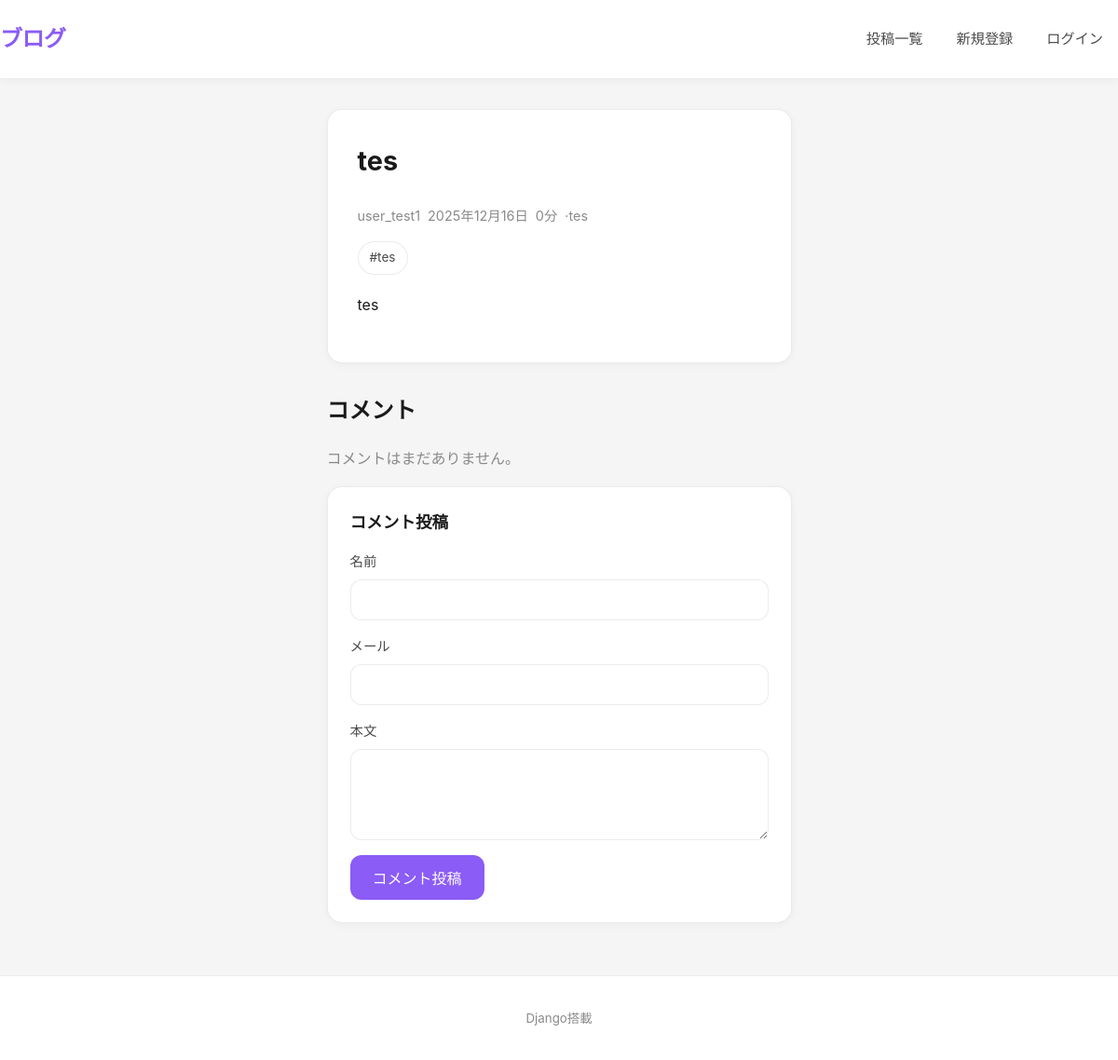
The app's page /tes/ with its own data.
### posts/models.py (models this page shows, shortened)
class Post(TimeStampedModel):
    class Status(models.TextChoices):
        DRAFT = 'draft', '下書き'
        PUBLISHED = 'published', '公開'
    title = models.CharField(max_length=200)
    slug = models.SlugField(max_length=220, unique=True)
    author = models.ForeignKey(
        settings.AUTH_USER_MODEL,
        on_delete=models.SET_NULL,
        null=True,
        blank=True,
        related_name='posts',
    )
    category = models.ForeignKey(
        Category,
        on_delete=models.SET_NULL,
        null=True,
        blank=True,
        related_name='posts',
    )
    tags = models.ManyToManyField(Tag, blank=True, related_name='posts')
    excerpt = models.TextField(blank=True)
    body = models.TextField()
    status = models.CharField(
        max_length=10,
        choices=Status.choices,
        default=Status.DRAFT,
        db_index=True,
    )
    published_at = models.DateTimeField(null=True, blank=True, db_index=True)
    objects = PostQuerySet.as_manager()
    class Meta:
        ordering = ['-published_at', '-created_at']
        indexes = [
            models.Index(fields=['status', '-published_at']),
        ]

class Category(TimeStampedModel):
    name = models.CharField(max_length=100, unique=True)
    slug = models.SlugField(max_length=120, unique=True)
    description = models.TextField(blank=True)
    class Meta:
        ordering = ['name']
    def get_absolute_url(self) -> str:
        return reverse('posts:category', kwargs={'slug': self.slug})

class Tag(TimeStampedModel):
    name = models.CharField(max_length=50, unique=True)
    slug = models.SlugField(max_length=60, unique=True)
    class Meta:
        ordering = ['name']
    def get_absolute_url(self) -> str:
        return reverse('posts:tag', kwargs={'slug': self.slug})

### posts/views.py (the view)
# urls.py: path('<slug:slug>/', PostDetailView.as_view(), name='post_detail'),
class PostDetailView(DetailView):
    model = Post
    template_name = 'posts/post_detail.html'
    context_object_name = 'post'
    slug_field = 'slug'
    slug_url_kwarg = 'slug'
    def get_queryset(self):
        return (
            Post.objects.published()
            .select_related('author', 'category')
            .prefetch_related('tags')
        )
    def get_context_data(self, **kwargs):
        context = super().get_context_data(**kwargs)
        context['comments'] = self.object.comments.public()
        context['form'] = CommentForm()
        return context

### comments/forms.py
class CommentForm(forms.ModelForm):
    class Meta:
        model = Comment
        fields = ('name', 'email', 'body')
        widgets = {
            'name': forms.TextInput(attrs={'autocomplete': 'name'}),
            'email': forms.EmailInput(attrs={'autocomplete': 'email'}),
            'body': forms.Textarea(attrs={'rows': 4}),
        }

### comments/models.py (called while the page is built)
    def public(self):
        return self.filter(is_public=True)

### posts/models.py (called while the page is built)
    def published(self):
        now = timezone.now()
        return self.filter(
            status=Post.Status.PUBLISHED,
            published_at__isnull=False,
            published_at__lte=now,
        )

### templates/posts/post_detail.html (shortened to what this page needs)
{% extends "base.html" %}
{% block content %}
  <article class="post">
    <h1 class="page-title">{{ post.title }}</h1>
    <div class="meta">
      {% if post.author %}
        <span>{{ post.author.username }}</span>
      {% endif %}
      {% if post.published_at %}
        <span>{{ post.published_at|date:"Y年m月d日" }}</span>
      {% endif %}
      {% if post.body %}
        <span>{% widthratio post.body|length 500 1 %}分</span>
      {% endif %}
      {% if post.category %}
        <span>· <a href="{{ post.category.get_absolute_url }}">{{ post.category.name }}</a></span>
      {% endif %}
    </div>
    <div class="tags">
      {% for tag in post.tags.all %}
        <a class="tag" href="{{ tag.get_absolute_url }}">#{{ tag.name }}</a>
      {% endfor %}
    </div>
    <div class="content">
      {{ post.body|linebreaks }}
    </div>
  </article>
  <section id="comments" class="comments">
    <h2>コメント</h2>
    {% for comment in comments %}
      <div class="comment">
        <div class="comment-meta">
          <strong>{{ comment.name }}</strong>
          <span class="muted">{{ comment.created_at|date:"Y-m-d H:i" }}</span>
        </div>
        <div class="comment-body">
          {{ comment.body|linebreaks }}
        </div>
      </div>
    {% empty %}
      <p class="muted">コメントはまだありません。</p>
    {% endfor %}
    <div class="panel">
      <h3>コメント投稿</h3>
      <form method="post" action="{% url 'comments:comment_create' post_slug=post.slug %}" class="form">
        <div class="form-row">
          <label for="{{ form.name.id_for_label }}">名前</label>
          {{ form.name }}
        </div>
        <div class="form-row">
          <label for="{{ form.email.id_for_label }}">メール</label>
          {{ form.email }}
        </div>
        <div class="form-row">
          <label for="{{ form.body.id_for_label }}">本文</label>
          {{ form.body }}
        </div>
        <button type="submit" class="btn">コメント投稿</button>
      </form>
    </div>
  </section>
{% endblock %}

### static/css/site.css (style rules this page uses)
:root { --bg: #f5f5f5; --surface: #ffffff; --surface-hover: #f8f8f8; --text: #1a1a1a; --text-secondary: #4a4a4a; --text-muted: #8a8a8a; --brand: #8b5cf6; --brand-hover: #7c3aed; --brand-light: #ede9fe; --success: #10b981; --danger: #ef4444; --border: rgba(0, 0, 0, 0.08); --border-hover: rgba(0, 0, 0, 0.12); --shadow: 0 2px 8px rgba(0, 0, 0, 0.04); --shadow-hover: 0 4px 12px rgba(0, 0, 0, 0.08); }
* { box-sizing: border-box; }
html, body { height: 100%; }
body { margin: 0; font-family: -apple-system, BlinkMacSystemFont, 'Segoe UI', Roboto, 'Helvetica Neue', Arial, sans-serif; background: var(--bg); color: var(--text); line-height: 1.6; display: flex; flex-direction: column; }
a { color: var(--brand); text-decoration: none; transition: color 0.2s ease; }
.page-title { margin: 0 0 24px; font-size: 1.8rem; font-weight: 700; color: var(--text); }
.card, .panel, .comment, .post { border: 1px solid var(--border); background: var(--surface); border-radius: 16px; padding: 0; box-shadow: var(--shadow); transition: box-shadow 0.2s ease; overflow: hidden; }
.post { padding: 32px; }
.meta { color: var(--text-muted); font-size: 0.9rem; margin-bottom: 12px; display: flex; align-items: center; gap: 8px; flex-wrap: wrap; }
.meta span { display: inline-flex; align-items: center; }
.meta a { color: var(--text-muted); transition: color 0.2s ease; }
.tags { display: flex; flex-wrap: wrap; gap: 8px; margin-top: 16px; }
.tag { display: inline-block; padding: 6px 12px; border: 1px solid var(--border); border-radius: 20px; color: var(--text-secondary); background: var(--surface); font-size: 0.85rem; transition: all 0.2s ease; }
.muted { color: var(--text-muted); }
.content { margin-top: 20px; }
.comments { margin-top: 32px; }
.form { margin-top: 16px; }
.form-row { display: grid; gap: 8px; margin-bottom: 16px; }
input, textarea, select { width: 100%; padding: 12px 16px; border-radius: 12px; border: 1px solid var(--border); background: var(--surface); color: var(--text); font-size: 1rem; transition: all 0.2s ease; }
label { color: var(--text-secondary); font-size: 0.9rem; font-weight: 500; }
.btn { display: inline-block; padding: 12px 24px; border-radius: 12px; border: none; background: var(--brand); color: #ffffff; cursor: pointer; font-size: 1rem; font-weight: 500; transition: all 0.2s ease; text-decoration: none; }
.panel { padding: 24px; margin-bottom: 24px; }
.panel h3 { margin: 0 0 16px; font-size: 1.1rem; font-weight: 700; color: var(--text); }

### records on screen
Post: title "tes", author.username "user_test1", published_at "2025年12月16日", body "0", category.name "tes", body "tes"
Tag: name "tes"
